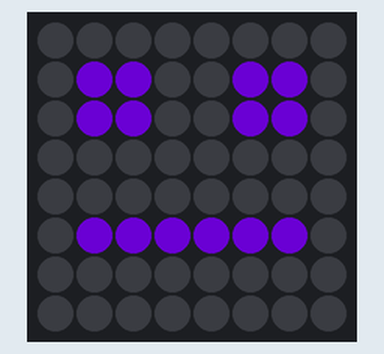
Recording of a program running on a simulated Raspberry Pi (BCM pin numbers) with a Sense HAT. Parts: the Sense HAT's 8×8 RGB LED matrix. Dim RGB values are drawn brighter than linear; random numbers come from a fixed seed.

Above: at 0.1 s.
At 63.1 s:
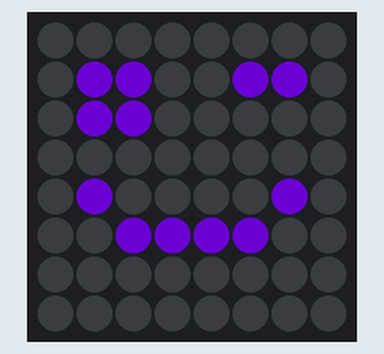
At 126.1 s:
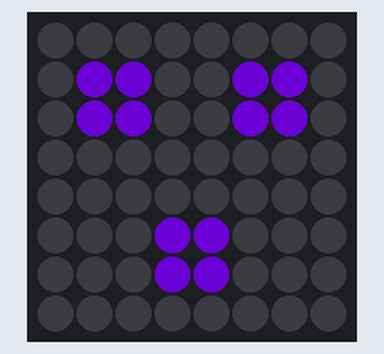

The program:

avatar_animated.py
```python
from sense_hat import SenseHat
from random import randint
import time

sense = SenseHat()

def randomcolor() :
	return (randint(0, 255), randint(0, 255), randint(0, 255))

c = randomcolor()
w = [0, 0, 0]

avatar_one = [
	w, w, w, w, w, w, w, w,
	w, c, c, w, w, c, c, w,
	w, c, c, w, w, c, c, w,
	w, w, w, w, w, w, w, w,
	w, w, w, w, w, w, w, w,
	w, c, c, c, c, c, c, w,
	w, w, w, w, w, w, w, w,
	w, w, w, w, w, w, w, w,
]

avatar_two = [
	w, w, w, w, w, w, w, w,
	w, c, c, w, w, c, c, w,
	w, c, c, w, w, w, w, w,
	w, w, w, w, w, w, w, w,
	w, c, w, w, w, w, c, w,
	w, w, c, c, c, c, w, w,
	w, w, w, w, w, w, w, w,
	w, w, w, w, w, w, w, w,
]

avatar_three = [
	w, w, w, w, w, w, w, w,
	w, c, c, w, w, c, c, w,
	w, c, c, w, w, c, c, w,
	w, w, w, w, w, w, w, w,
	w, w, w, w, w, w, w, w,
	w, w, w, c, c, w, w, w,
	w, w, w, c, c, w, w, w,
	w, w, w, w, w, w, w, w,
]

array = [avatar_one, avatar_two, avatar_three]

while True :
	for x in array :
		digit = randint(0,2)
		sense.set_pixels(array[digit])
		time.sleep(3)
		sense.clear()
```

Measured:
- what the display in image 1 shows lasts 3.0 s, from 63.1 s to 66.1 s
